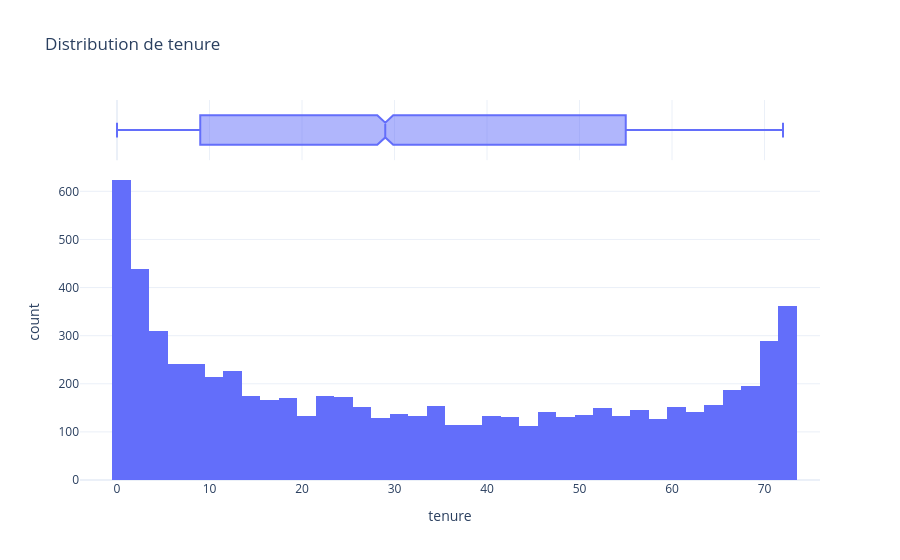
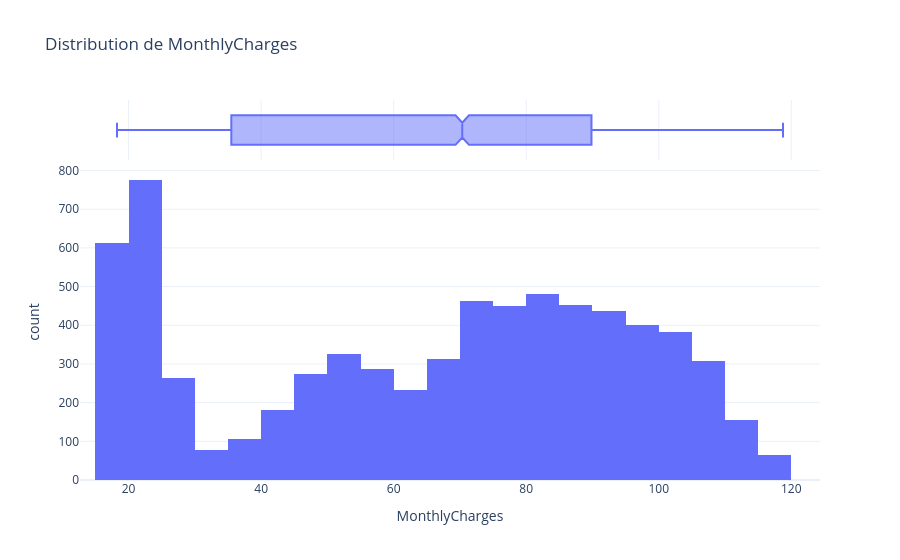
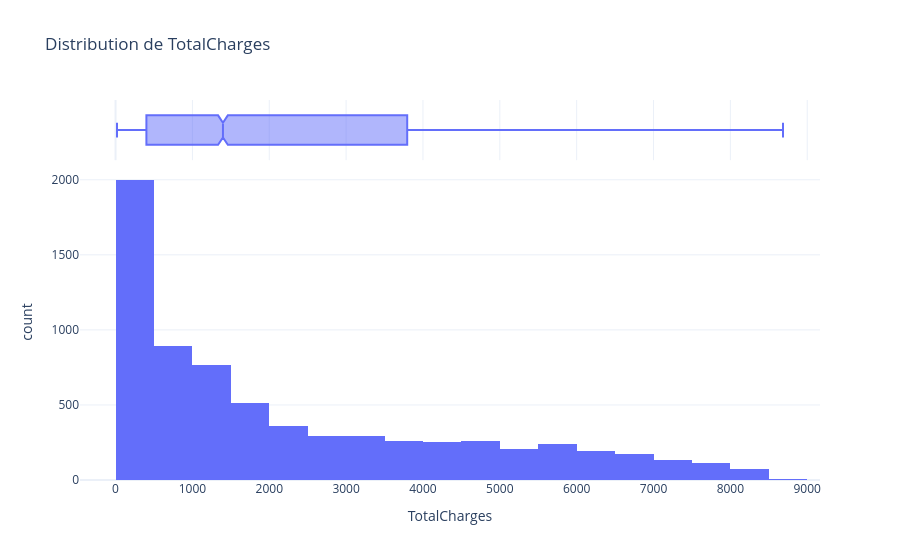

These figures' notebook cell, in order:
### Markdown cell above
## 4. Variables numériques

### Code cell
# 4.1 Histogrammes (global)
for col in num_cols:
    fig = px.histogram(df, x=col, nbins=40, marginal="box", template=TEMPLATE,
                       title=f"Distribution de {col}")
    fig.show()

### Figure 1 — Plotly figure (JSON) as saved in the notebook; plotly's stock layout.template omitted (floating-point values rounded to 4 significant figures; data arrays with more than 128 entries replaced by an {"elided": "..."} marker saying what was removed)
{"data": [{"bingroup": "x", "hovertemplate": "tenure=%{x}<br>count=%{y}<extra></extra>", "legendgroup": "", "marker": {"color": "#636efa", "pattern": {"shape": ""}}, "name": "", "nbinsx": 40, "orientation": "v", "showlegend": false, "type": "histogram", "x": {"elided": "7043 int values"}, "xaxis": "x", "yaxis": "y"}, {"hovertemplate": "tenure=%{x}<extra></extra>", "legendgroup": "", "marker": {"color": "#636efa"}, "name": "", "notched": true, "showlegend": false, "type": "box", "x": {"elided": "7043 int values"}, "xaxis": "x2", "yaxis": "y2"}], "layout": {"barmode": "relative", "legend": {"tracegroupgap": 0}, "title": {"text": "Distribution de tenure"}, "xaxis": {"anchor": "y", "domain": [0, 1], "title": {"text": "tenure"}}, "xaxis2": {"anchor": "y2", "domain": [0, 1], "matches": "x", "showgrid": true, "showticklabels": false}, "yaxis": {"anchor": "x", "domain": [0, 0.8316], "title": {"text": "count"}}, "yaxis2": {"anchor": "x2", "domain": [0.8416, 1], "matches": "y2", "showgrid": false, "showline": false, "showticklabels": false, "ticks": ""}}}

### Figure 2 — Plotly figure (JSON) as saved in the notebook; plotly's stock layout.template omitted (floating-point values rounded to 4 significant figures; data arrays with more than 128 entries replaced by an {"elided": "..."} marker saying what was removed)
{"data": [{"bingroup": "x", "hovertemplate": "MonthlyCharges=%{x}<br>count=%{y}<extra></extra>", "legendgroup": "", "marker": {"color": "#636efa", "pattern": {"shape": ""}}, "name": "", "nbinsx": 40, "orientation": "v", "showlegend": false, "type": "histogram", "x": {"elided": "7043 float values"}, "xaxis": "x", "yaxis": "y"}, {"hovertemplate": "MonthlyCharges=%{x}<extra></extra>", "legendgroup": "", "marker": {"color": "#636efa"}, "name": "", "notched": true, "showlegend": false, "type": "box", "x": {"elided": "7043 float values"}, "xaxis": "x2", "yaxis": "y2"}], "layout": {"barmode": "relative", "legend": {"tracegroupgap": 0}, "title": {"text": "Distribution de MonthlyCharges"}, "xaxis": {"anchor": "y", "domain": [0, 1], "title": {"text": "MonthlyCharges"}}, "xaxis2": {"anchor": "y2", "domain": [0, 1], "matches": "x", "showgrid": true, "showticklabels": false}, "yaxis": {"anchor": "x", "domain": [0, 0.8316], "title": {"text": "count"}}, "yaxis2": {"anchor": "x2", "domain": [0.8416, 1], "matches": "y2", "showgrid": false, "showline": false, "showticklabels": false, "ticks": ""}}}

### Figure 3 — Plotly figure (JSON) as saved in the notebook; plotly's stock layout.template omitted (floating-point values rounded to 4 significant figures; data arrays with more than 128 entries replaced by an {"elided": "..."} marker saying what was removed)
{"data": [{"bingroup": "x", "hovertemplate": "TotalCharges=%{x}<br>count=%{y}<extra></extra>", "legendgroup": "", "marker": {"color": "#636efa", "pattern": {"shape": ""}}, "name": "", "nbinsx": 40, "orientation": "v", "showlegend": false, "type": "histogram", "x": {"elided": "7043 float values"}, "xaxis": "x", "yaxis": "y"}, {"hovertemplate": "TotalCharges=%{x}<extra></extra>", "legendgroup": "", "marker": {"color": "#636efa"}, "name": "", "notched": true, "showlegend": false, "type": "box", "x": {"elided": "7043 float values"}, "xaxis": "x2", "yaxis": "y2"}], "layout": {"barmode": "relative", "legend": {"tracegroupgap": 0}, "title": {"text": "Distribution de TotalCharges"}, "xaxis": {"anchor": "y", "domain": [0, 1], "title": {"text": "TotalCharges"}}, "xaxis2": {"anchor": "y2", "domain": [0, 1], "matches": "x", "showgrid": true, "showticklabels": false}, "yaxis": {"anchor": "x", "domain": [0, 0.8316], "title": {"text": "count"}}, "yaxis2": {"anchor": "x2", "domain": [0.8416, 1], "matches": "y2", "showgrid": false, "showline": false, "showticklabels": false, "ticks": ""}}}
